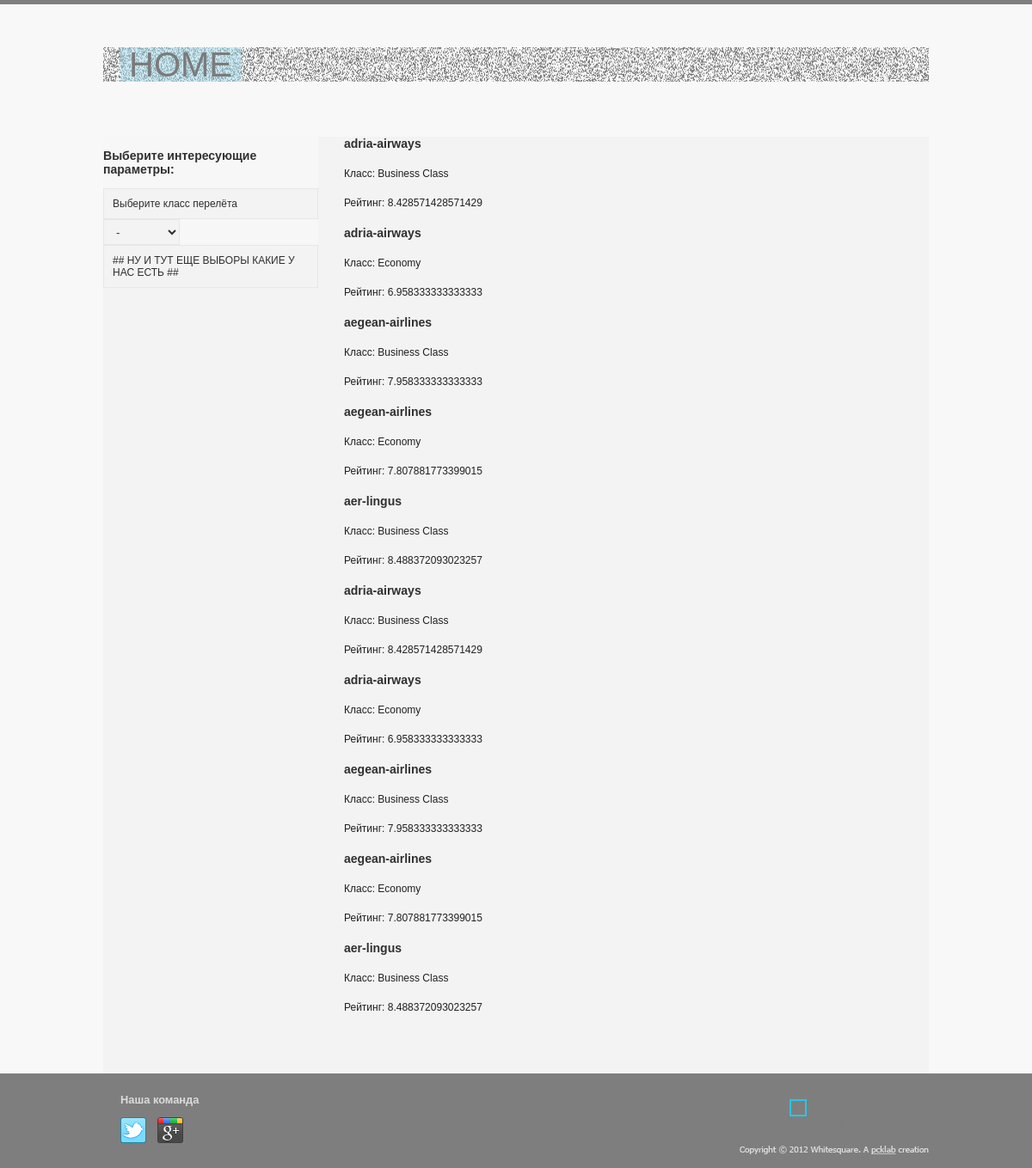
/index, run on the app's committed database.
### tables this page shows
CREATE TABLE processed_data (
	id integer PRIMARY KEY autoincrement,  
	airline_name varchar(255) NOT NULL,
	cabin_flown varchar(255) NOT NULL,
	overall_rating float(5),
	source_file integer NOT NULL,
	CONSTRAINT fk_source_files 
	FOREIGN KEY (source_file) 
	REFERENCES source_files(id) 
	ON DELETE CASCADE
);

### labapp/routes.py (the view)
@app.route('/')
@app.route('/index')
def index():
    imgs = ['img1.jpg', 'img2.jpg']
    subjs = ["SUBJ_1", "SUBJ_2", "SUBJ_3", "SUBJ_4", "SUBJ_5"]
    processed_files = controller.get_source_files_list()
    return render_template('index.html', title='Тайтл поменять', pname='HOME', navmenu=controller.navmenu,
                           imgs=imgs, subjs=subjs, processed_files=processed_files)

### labapp/controller.py (called while the page is built)
def get_source_files_list():
    db_connector = SQLStoreConnectorFactory().get_connector(DATABASE_URI)  # получаем объект соединения
    result = select_all_from_source_files(db_connector)  # получаем список всех обработанных файлов
    db_connector.close()
    return result

### labapp/repository/connectorfactory.py (called while the page is built)
    def get_connector(self, datastore):
        if datastore.startswith("sqlite:///"):
            self.instance = SQLiteStoreConnector(datastore)
            if self.instance.connect():
                return self.instance
        elif datastore.startswith("pymysql://"):
            self.instance = MySQLStoreConnector(datastore)
            if self.instance.connect():
                return self.instance
        return None

### labapp/repository/sql_api.py (called while the page is built)
def select_all_from_source_files(connector: StoreConnector):
    connector.start_transaction()  # начинаем выполнение запросов
    query = f'SELECT * FROM processed_data ORDER BY id'
    result = connector.execute(query).fetchall()
    connector.end_transaction()  # завершаем выполнение запросов
    return result

### labapp/repository/sqliteconnector.py (called while the page is built)
    def connect(self):
        try:
            connection = sqlite3.connect(self._datastore[10:])
            cursor = connection.cursor()
            cursor.execute("PRAGMA foreign_keys = 1")
            cursor.close()
            self.connection = connection
            print("SQLite database connected.")
            return True
        except Exception as e:
            print(f'Connection error: {str(e)}')
            return False

    def execute(self, query):
        result = None
        if self._cursor is not None:
            try:
                result = self._cursor.execute(query)
            except Exception as e:
                self.connection.rollback()
                print(f'Query execution error: {str(e)}')
        else:
            print("Use start_transaction() first.")
        return result

    def start_transaction(self):
        if self._cursor is None and self.connection is not None:
            self._cursor = self.connection.cursor()

    def end_transaction(self):
        if self.connection is not None and self._cursor is not None:
            self.connection.commit()
            self._cursor.close()
            self._cursor = None

    def close(self):
        self.connection.close()
        self.connection = None

### labapp/templates/index.html (shortened to what this page needs)
{% extends "layout.html" %}
{% block content %}
    <aside>
        <h3>Выберите интересующие параметры:</h3>
        <p>Выберите класс перелёта</p>
        <select>
            <option value> - </option>
        </select>
        <p> ## НУ И ТУТ ЕЩЕ ВЫБОРЫ КАКИЕ У НАС ЕСТЬ ##</p>
    </aside>
    <article>
        <section>
            {% for row in processed_files %}
                <h3>
                    {{row[1]}}
                </h3>
                <p>
                     Класс: {{row[2]}}
                </p>
                <p>
                     Рейтинг: {{row[3]}}
                </p>
            {% endfor %}
        </section>
    </article>
{% endblock %}

### labapp/templates/layout.html (shortened to what this page needs)
<html>
<head>
		<link rel="stylesheet" href="/static/stylesheets/styles.css">
</head>
		<body>
			<div class="wrapper">
				<header>
					<div class="heading">
						<h1 id="headname">{{pname}}</h1>
					</div>
				</header>
				<main id="{{pname}}">
					{% block content %}{% endblock %}
				</main>
			</div>
			<footer>
				<div class="footer">
					<div id="social">
						<h3>Наша команда</h3>
						<a href="http://twitter.com/" class="social-icon twitter"></a>
						<a href="http://google.com/" class="social-icon google"></a>
					</div>
					<div id="footer-logo">
						<a href="/"><img src="/static/images/footer-logo.png" alt="Whitesquare logo"></a>
					</div>
				</div>
			</footer>
		</body>
</html>

### labapp/static/stylesheets/styles.css (style rules this page uses)
body { color: #303030; font: 12px Tahoma, sans-serif; background-color: #f8f8f8; border-top: 5px solid #7e7e7e; margin: 0; }
select { background-color: #f3f3f3; border: 1px solid #e7e7e7; height: 30px; color: #303030; padding: 0 10px; vertical-align: top; }
p { margin: 20px 0; }
.wrapper { max-width: 960px; margin: auto; }
header { padding: 20px 0; }
main { background:#f3f3f3; }
aside { float: left; width: 250px; background: url(../images/bg1.png) }
section { margin-left: 280px; padding-bottom: 50px; }
section > p { color: #202020; }
footer { background: #7e7e7e; color: #dbdbdb; font-size: 11px; }
.footer { max-width: 960px; margin: auto; padding: 10px 0; height: 90px; }
h1 { display: inline-block; color: #000000; font: 40px/40px 'Oswald', sans-serif; margin: 0; padding: 0 10px; }
.heading { background: url(../images/noise-bg.png); opacity: 0.5; margin: 30px 0; padding-left: 20px; }
.heading > h1 { background:rgba(72, 190, 226, 0.5); }
aside > p { background: #f3f3f3; border: 1px solid #e7e7e7; padding: 10px; margin: 0; }
#footer-logo { float: right; margin-top: 20px; font-size: 10px; text-align: right; }
#social { float: left; margin-left: 20px; width: 130px; }
.social-icon { width: 30px; height: 30px; display: inline-block; margin-right: 10px; }
.twitter { background: url(../images/twitter.png); background-position: 0 0; }
.google { background: url(../images/google.png); background-position: -30px 0; }

### data on the page
processed_data: airline_name "adria-airways", cabin_flown "Business Class", overall_rating "8.428571428571429"
processed_data: airline_name "adria-airways", cabin_flown "Economy", overall_rating "6.958333333333333"
processed_data: airline_name "aegean-airlines", cabin_flown "Business Class", overall_rating "7.958333333333333"
processed_data: airline_name "aegean-airlines", cabin_flown "Economy", overall_rating "7.807881773399015"
processed_data: airline_name "aer-lingus", cabin_flown "Business Class", overall_rating "8.488372093023257"
processed_data: airline_name "adria-airways", cabin_flown "Business Class", overall_rating "8.428571428571429"
processed_data: airline_name "adria-airways", cabin_flown "Economy", overall_rating "6.958333333333333"
processed_data: airline_name "aegean-airlines", cabin_flown "Business Class", overall_rating "7.958333333333333"
processed_data: airline_name "aegean-airlines", cabin_flown "Economy", overall_rating "7.807881773399015"
processed_data: airline_name "aer-lingus", cabin_flown "Business Class", overall_rating "8.488372093023257"

### other printed values
{{ pname }} "HOME"
